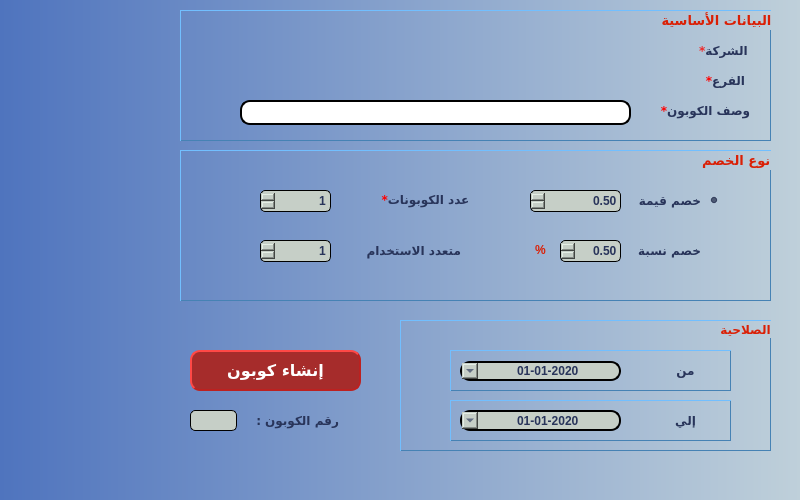
<?xml version="1.0" encoding="UTF-8"?>
<ui version="4.0">
 <class>CustomerGP</class>
 <widget class="QDialog" name="CustomerGP">
  <property name="geometry">
   <rect>
    <x>0</x>
    <y>0</y>
    <width>800</width>
    <height>500</height>
   </rect>
  </property>
  <property name="minimumSize">
   <size>
    <width>800</width>
    <height>500</height>
   </size>
  </property>
  <property name="maximumSize">
   <size>
    <width>800</width>
    <height>500</height>
   </size>
  </property>
  <property name="font">
   <font>
    <family>Arial</family>
    <pointsize>9</pointsize>
    <weight>50</weight>
    <bold>false</bold>
   </font>
  </property>
  <property name="windowTitle">
   <string>انشاء كوبون</string>
  </property>
  <property name="layoutDirection">
   <enum>Qt::RightToLeft</enum>
  </property>
  <property name="styleSheet">
   <string notr="true">background-color:#BFD0DA;
background-color: qlineargradient(spread:pad, x1:0, y1:0, x2:1, y2:0, stop:0 #4F74BE, stop:1 #BFD0DA);
</string>
  </property>
  <widget class="QLabel" name="desc">
   <property name="geometry">
    <rect>
     <x>650</x>
     <y>100</y>
     <width>111</width>
     <height>21</height>
    </rect>
   </property>
   <property name="font">
    <font>
     <family>29LT Bukra Regular</family>
     <pointsize>9</pointsize>
     <weight>75</weight>
     <bold>true</bold>
    </font>
   </property>
   <property name="styleSheet">
    <string notr="true">color:#28345A;
background-color: rgba(0,0,0,0%);
border-style: outset;
border-width: 0px;
border-radius: 0px;
opacity: 1;</string>
   </property>
   <property name="text">
    <string>&lt;html&gt;&lt;head/&gt;&lt;body&gt;&lt;p align=&quot;center&quot;&gt;&lt;span style=&quot; color:#ff0000;&quot;&gt;*&lt;/span&gt;وصف الكوبون&lt;/p&gt;&lt;/body&gt;&lt;/html&gt;</string>
   </property>
  </widget>
  <widget class="QPushButton" name="BTN_createCoupon">
   <property name="geometry">
    <rect>
     <x>190</x>
     <y>350</y>
     <width>171</width>
     <height>41</height>
    </rect>
   </property>
   <property name="font">
    <font>
     <family>29LT Bukra Regular</family>
     <pointsize>12</pointsize>
     <weight>75</weight>
     <italic>false</italic>
     <bold>true</bold>
    </font>
   </property>
   <property name="layoutDirection">
    <enum>Qt::RightToLeft</enum>
   </property>
   <property name="styleSheet">
    <string notr="true">QPushButton{
                                        background-color: #A62C2B;
                                        border-style: outset;
                                        border-width: 2px;
                                        border-radius: 10px;
                                        border-color: #BC2120;
                    color:#ffffff;
	                                    }
                                        QPushButton:hover {
                                        background: qradialgradient(
                                        cx: 0.3, cy: -0.4, fx: 0.3, fy: -0.4,
                                        radius: 1.35, stop: 0 #A62C2B, stop: 1 #E90B0B
                                        );
                                        }
                                        QPushButton:pressed {
                                        border-style: inset;
                                        background: qradialgradient(
                                        cx: 0.4, cy: -0.1, fx: 0.4, fy: -0.1,
                                        radius: 1.35, stop: 0 #E90B0B, stop: 1 #A62C2B
                                        );
                                        }</string>
   </property>
   <property name="text">
    <string>إنشاء كوبون</string>
   </property>
  </widget>
  <widget class="QLineEdit" name="LE_desc">
   <property name="geometry">
    <rect>
     <x>240</x>
     <y>100</y>
     <width>391</width>
     <height>25</height>
    </rect>
   </property>
   <property name="font">
    <font>
     <family>MS Shell Dlg 2</family>
     <pointsize>9</pointsize>
     <weight>75</weight>
     <bold>true</bold>
    </font>
   </property>
   <property name="styleSheet">
    <string notr="true">QLineEdit{
                                        color:#ffffff;
background-color: #ffffff;
border-style: outset;
border-width: 2px;
border-radius: 10px;
border-color:black;
color: #28345A;

                                        }
                                        QLineEdit:hover {
                                        background: qradialgradient(
                                        cx: 0.3, cy: -0.4, fx: 0.3, fy: -0.4,
                                        radius: 1.35, stop: 0 #fff, stop: 1 #bbb
                                        );
                                        }
                                       QLineEdit:pressed {
                                        border-style: inset;
                                        background: qradialgradient(
                                        cx: 0.4, cy: -0.1, fx: 0.4, fy: -0.1,
                                        radius: 1.35, stop: 0 #fff, stop: 1 #ddd
                                        );
                                        }
                                    </string>
   </property>
   <property name="maxLength">
    <number>50</number>
   </property>
  </widget>
  <widget class="QLabel" name="desc_6">
   <property name="geometry">
    <rect>
     <x>670</x>
     <y>40</y>
     <width>111</width>
     <height>21</height>
    </rect>
   </property>
   <property name="font">
    <font>
     <family>29LT Bukra Regular</family>
     <pointsize>9</pointsize>
     <weight>75</weight>
     <bold>true</bold>
    </font>
   </property>
   <property name="layoutDirection">
    <enum>Qt::RightToLeft</enum>
   </property>
   <property name="styleSheet">
    <string notr="true">color:#28345A;
background-color: rgba(0,0,0,0%);
border-style: outset;
border-width: 0px;
border-radius: 0px;
opacity: 1;</string>
   </property>
   <property name="text">
    <string>&lt;html&gt;&lt;head/&gt;&lt;body&gt;&lt;p align=&quot;center&quot;&gt;&lt;span style=&quot; color:#ef2929;&quot;&gt;*&lt;/span&gt;الشركة &lt;/p&gt;&lt;/body&gt;&lt;/html&gt;</string>
   </property>
  </widget>
  <widget class="QLabel" name="desc_7">
   <property name="geometry">
    <rect>
     <x>670</x>
     <y>70</y>
     <width>111</width>
     <height>21</height>
    </rect>
   </property>
   <property name="font">
    <font>
     <family>29LT Bukra Regular</family>
     <pointsize>9</pointsize>
     <weight>75</weight>
     <bold>true</bold>
    </font>
   </property>
   <property name="layoutDirection">
    <enum>Qt::RightToLeft</enum>
   </property>
   <property name="styleSheet">
    <string notr="true">color:#28345A;
background-color: rgba(0,0,0,0%);
border-style: outset;
border-width: 0px;
border-radius: 0px;
opacity: 1;</string>
   </property>
   <property name="text">
    <string>&lt;html&gt;&lt;head/&gt;&lt;body&gt;&lt;p align=&quot;center&quot;&gt;&lt;span style=&quot; color:#ff0000;&quot;&gt;*&lt;/span&gt;الفرع&lt;/p&gt;&lt;/body&gt;&lt;/html&gt;</string>
   </property>
  </widget>
  <widget class="QLabel" name="label_num">
   <property name="geometry">
    <rect>
     <x>190</x>
     <y>410</y>
     <width>47</width>
     <height>21</height>
    </rect>
   </property>
   <property name="styleSheet">
    <string notr="true">color:#ffffff;
background-color: #A8A39F;
border-style: outset;
border-width: 1px;
border-radius: 5px;
border-color:black;
background-color: rgb(198, 207, 199);
color: #28345A;
</string>
   </property>
   <property name="text">
    <string/>
   </property>
  </widget>
  <widget class="QLabel" name="label_2">
   <property name="geometry">
    <rect>
     <x>240</x>
     <y>410</y>
     <width>111</width>
     <height>21</height>
    </rect>
   </property>
   <property name="font">
    <font>
     <family>29LT Bukra Regular</family>
     <pointsize>9</pointsize>
     <weight>75</weight>
     <bold>true</bold>
    </font>
   </property>
   <property name="styleSheet">
    <string notr="true">color:#28345A;
background-color: rgba(0,0,0,0%);
border-style: outset;
border-width: 0px;
border-radius: 0px;
opacity: 1;</string>
   </property>
   <property name="text">
    <string>رقم الكوبون : </string>
   </property>
   <property name="alignment">
    <set>Qt::AlignCenter</set>
   </property>
  </widget>
  <widget class="QGroupBox" name="groupBox">
   <property name="geometry">
    <rect>
     <x>400</x>
     <y>320</y>
     <width>371</width>
     <height>131</height>
    </rect>
   </property>
   <property name="font">
    <font>
     <family>29LT Bukra Regular</family>
     <pointsize>9</pointsize>
     <weight>75</weight>
     <bold>true</bold>
    </font>
   </property>
   <property name="styleSheet">
    <string notr="true">color:#DA1F05;
background-color: rgba(0,0,0,0%);
border-style: outset;
border-width: 1px;
border-radius: 0px;
border-color:steelblue;
opacity: 1;</string>
   </property>
   <property name="title">
    <string>الصلاحية</string>
   </property>
   <widget class="QDateTimeEdit" name="Qdate_from">
    <property name="geometry">
     <rect>
      <x>60</x>
      <y>41</y>
      <width>161</width>
      <height>20</height>
     </rect>
    </property>
    <property name="font">
     <font>
      <pointsize>9</pointsize>
      <weight>75</weight>
      <bold>true</bold>
     </font>
    </property>
    <property name="layoutDirection">
     <enum>Qt::RightToLeft</enum>
    </property>
    <property name="styleSheet">
     <string notr="true">color:#ffffff;
background-color: #A8A39F;
border-style: outset;
border-width: 2px;
border-radius: 10px;
border-color:black;
background-color: rgb(198, 207, 199);
color: #28345A;
</string>
    </property>
    <property name="alignment">
     <set>Qt::AlignCenter</set>
    </property>
    <property name="minimumDateTime">
     <datetime>
      <hour>0</hour>
      <minute>0</minute>
      <second>0</second>
      <year>2020</year>
      <month>1</month>
      <day>1</day>
     </datetime>
    </property>
    <property name="displayFormat">
     <string>yyyy-MM-dd</string>
    </property>
    <property name="calendarPopup">
     <bool>true</bool>
    </property>
   </widget>
   <widget class="QLabel" name="desc_3">
    <property name="geometry">
     <rect>
      <x>260</x>
      <y>40</y>
      <width>51</width>
      <height>20</height>
     </rect>
    </property>
    <property name="font">
     <font>
      <family>29LT Bukra Regular</family>
      <pointsize>9</pointsize>
      <weight>75</weight>
      <bold>true</bold>
     </font>
    </property>
    <property name="layoutDirection">
     <enum>Qt::RightToLeft</enum>
    </property>
    <property name="styleSheet">
     <string notr="true">color:#28345A;
background-color: rgba(0,0,0,0%);
border-style: outset;
border-width: 0px;
border-radius: 0px;
opacity: 1;</string>
    </property>
    <property name="text">
     <string>من</string>
    </property>
    <property name="alignment">
     <set>Qt::AlignCenter</set>
    </property>
   </widget>
   <widget class="QLabel" name="desc_4">
    <property name="geometry">
     <rect>
      <x>260</x>
      <y>90</y>
      <width>51</width>
      <height>20</height>
     </rect>
    </property>
    <property name="font">
     <font>
      <family>29LT Bukra Regular</family>
      <pointsize>9</pointsize>
      <weight>75</weight>
      <bold>true</bold>
     </font>
    </property>
    <property name="layoutDirection">
     <enum>Qt::RightToLeft</enum>
    </property>
    <property name="styleSheet">
     <string notr="true">color:#28345A;
background-color: rgba(0,0,0,0%);
border-style: outset;
border-width: 0px;
border-radius: 0px;
opacity: 1;</string>
    </property>
    <property name="text">
     <string>إلي</string>
    </property>
    <property name="alignment">
     <set>Qt::AlignCenter</set>
    </property>
   </widget>
   <widget class="QDateTimeEdit" name="Qdate_to">
    <property name="geometry">
     <rect>
      <x>60</x>
      <y>90</y>
      <width>161</width>
      <height>21</height>
     </rect>
    </property>
    <property name="font">
     <font>
      <pointsize>9</pointsize>
      <weight>75</weight>
      <bold>true</bold>
     </font>
    </property>
    <property name="layoutDirection">
     <enum>Qt::RightToLeft</enum>
    </property>
    <property name="styleSheet">
     <string notr="true">color:#ffffff;
background-color: #A8A39F;
border-style: outset;
border-width: 2px;
border-radius: 10px;
border-color:black;
background-color: rgb(198, 207, 199);
color: #28345A;
</string>
    </property>
    <property name="alignment">
     <set>Qt::AlignCenter</set>
    </property>
    <property name="minimumDateTime">
     <datetime>
      <hour>0</hour>
      <minute>0</minute>
      <second>0</second>
      <year>2020</year>
      <month>1</month>
      <day>1</day>
     </datetime>
    </property>
    <property name="displayFormat">
     <string>yyyy-MM-dd</string>
    </property>
    <property name="calendarPopup">
     <bool>true</bool>
    </property>
   </widget>
   <widget class="QGroupBox" name="groupBox_4">
    <property name="geometry">
     <rect>
      <x>50</x>
      <y>30</y>
      <width>281</width>
      <height>41</height>
     </rect>
    </property>
    <property name="font">
     <font>
      <family>MS Shell Dlg 2</family>
      <pointsize>9</pointsize>
      <weight>75</weight>
      <bold>true</bold>
     </font>
    </property>
    <property name="styleSheet">
     <string notr="true">color:#DA1F05;
background-color: rgba(0,0,0,0%);
border-style: outset;
border-width: 1px;
border-radius: 0px;
border-color:steelblue;
opacity: 1;</string>
    </property>
    <property name="title">
     <string/>
    </property>
   </widget>
   <widget class="QGroupBox" name="groupBox_5">
    <property name="geometry">
     <rect>
      <x>50</x>
      <y>80</y>
      <width>281</width>
      <height>41</height>
     </rect>
    </property>
    <property name="font">
     <font>
      <family>MS Shell Dlg 2</family>
      <pointsize>9</pointsize>
      <weight>75</weight>
      <bold>true</bold>
     </font>
    </property>
    <property name="styleSheet">
     <string notr="true">color:white;
background-color: rgba(0,0,0,0%);
border-style: outset;
border-width: 1px;
border-radius: 0px;
border-color:steelblue;
opacity: 1;</string>
    </property>
    <property name="title">
     <string/>
    </property>
   </widget>
   <zorder>groupBox_5</zorder>
   <zorder>groupBox_4</zorder>
   <zorder>Qdate_from</zorder>
   <zorder>desc_3</zorder>
   <zorder>desc_4</zorder>
   <zorder>Qdate_to</zorder>
  </widget>
  <widget class="QGroupBox" name="groupBox_2">
   <property name="geometry">
    <rect>
     <x>180</x>
     <y>150</y>
     <width>591</width>
     <height>151</height>
    </rect>
   </property>
   <property name="font">
    <font>
     <family>29LT Bukra Regular</family>
     <pointsize>10</pointsize>
     <weight>75</weight>
     <bold>true</bold>
    </font>
   </property>
   <property name="styleSheet">
    <string notr="true">color:#DA1F05;
background-color: rgba(0,0,0,0%);
border-style: outset;
border-width: 1px;
border-radius: 0px;
border-color:steelblue;
opacity: 1;</string>
   </property>
   <property name="title">
    <string> نوع الخصم</string>
   </property>
   <widget class="QDoubleSpinBox" name="LE_desc_3">
    <property name="geometry">
     <rect>
      <x>380</x>
      <y>90</y>
      <width>61</width>
      <height>22</height>
     </rect>
    </property>
    <property name="font">
     <font>
      <pointsize>9</pointsize>
      <weight>75</weight>
      <bold>true</bold>
     </font>
    </property>
    <property name="styleSheet">
     <string notr="true">color:#ffffff;
background-color: #A8A39F;
border-style: outset;
border-width: 1px;
border-radius: 5px;
border-color:black;
background-color: rgb(198, 207, 199);
color: #28345A;
</string>
    </property>
    <property name="alignment">
     <set>Qt::AlignRight|Qt::AlignTrailing|Qt::AlignVCenter</set>
    </property>
    <property name="minimum">
     <double>0.500000000000000</double>
    </property>
   </widget>
   <widget class="QRadioButton" name="radioButton_Percentage">
    <property name="geometry">
     <rect>
      <x>430</x>
      <y>90</y>
      <width>111</width>
      <height>20</height>
     </rect>
    </property>
    <property name="font">
     <font>
      <family>29LT Bukra Regular</family>
      <pointsize>9</pointsize>
      <weight>75</weight>
      <bold>true</bold>
     </font>
    </property>
    <property name="layoutDirection">
     <enum>Qt::RightToLeft</enum>
    </property>
    <property name="styleSheet">
     <string notr="true">color:#28345A;
background-color: rgba(0,0,0,0%);
border-style: outset;
border-width: 0px;
border-radius: 0px;
opacity: 1;</string>
    </property>
    <property name="text">
     <string>خصم نسبة</string>
    </property>
   </widget>
   <widget class="QDoubleSpinBox" name="LE_desc_2">
    <property name="geometry">
     <rect>
      <x>350</x>
      <y>40</y>
      <width>91</width>
      <height>22</height>
     </rect>
    </property>
    <property name="font">
     <font>
      <pointsize>9</pointsize>
      <weight>75</weight>
      <bold>true</bold>
     </font>
    </property>
    <property name="styleSheet">
     <string notr="true">color:#ffffff;
background-color: #A8A39F;
border-style: outset;
border-width: 1px;
border-radius: 5px;
border-color:black;
background-color: rgb(198, 207, 199);
color: #28345A;
</string>
    </property>
    <property name="alignment">
     <set>Qt::AlignRight|Qt::AlignTrailing|Qt::AlignVCenter</set>
    </property>
    <property name="minimum">
     <double>0.500000000000000</double>
    </property>
    <property name="maximum">
     <double>99999.000000000000000</double>
    </property>
   </widget>
   <widget class="QRadioButton" name="radioButton_Value">
    <property name="geometry">
     <rect>
      <x>430</x>
      <y>40</y>
      <width>111</width>
      <height>21</height>
     </rect>
    </property>
    <property name="font">
     <font>
      <family>29LT Bukra Regular</family>
      <pointsize>9</pointsize>
      <weight>75</weight>
      <bold>true</bold>
     </font>
    </property>
    <property name="layoutDirection">
     <enum>Qt::RightToLeft</enum>
    </property>
    <property name="autoFillBackground">
     <bool>false</bool>
    </property>
    <property name="styleSheet">
     <string notr="true">color:#28345A;
background-color: rgba(0,0,0,0%);
border-style: outset;
border-width: 0px;
border-radius: 0px;
opacity: 1;</string>
    </property>
    <property name="text">
     <string>خصم قيمة</string>
    </property>
    <property name="checked">
     <bool>true</bool>
    </property>
   </widget>
   <widget class="QCheckBox" name="checkBox_Multi">
    <property name="geometry">
     <rect>
      <x>170</x>
      <y>90</y>
      <width>131</width>
      <height>20</height>
     </rect>
    </property>
    <property name="font">
     <font>
      <family>29LT Bukra Regular</family>
      <pointsize>9</pointsize>
      <weight>75</weight>
      <bold>true</bold>
     </font>
    </property>
    <property name="layoutDirection">
     <enum>Qt::RightToLeft</enum>
    </property>
    <property name="styleSheet">
     <string notr="true">color:#28345A;
background-color: rgba(0,0,0,0%);
border-style: outset;
border-width: 0px;
border-radius: 0px;
opacity: 1;</string>
    </property>
    <property name="text">
     <string>متعدد الاستخدام</string>
    </property>
   </widget>
   <widget class="QLabel" name="desc_2">
    <property name="geometry">
     <rect>
      <x>190</x>
      <y>40</y>
      <width>111</width>
      <height>20</height>
     </rect>
    </property>
    <property name="font">
     <font>
      <family>29LT Bukra Regular</family>
      <pointsize>9</pointsize>
      <weight>75</weight>
      <bold>true</bold>
     </font>
    </property>
    <property name="layoutDirection">
     <enum>Qt::RightToLeft</enum>
    </property>
    <property name="styleSheet">
     <string notr="true">color:#28345A;
background-color: rgba(0,0,0,0%);
border-style: outset;
border-width: 0px;
border-radius: 0px;
opacity: 1;</string>
    </property>
    <property name="text">
     <string>&lt;html&gt;&lt;head/&gt;&lt;body&gt;&lt;p align=&quot;center&quot;&gt;&lt;span style=&quot; color:#ff0000;&quot;&gt;*&lt;/span&gt;عدد الكوبونات&lt;/p&gt;&lt;/body&gt;&lt;/html&gt;</string>
    </property>
    <property name="alignment">
     <set>Qt::AlignCenter</set>
    </property>
   </widget>
   <widget class="QSpinBox" name="LE_desc_5">
    <property name="geometry">
     <rect>
      <x>80</x>
      <y>90</y>
      <width>71</width>
      <height>22</height>
     </rect>
    </property>
    <property name="font">
     <font>
      <pointsize>9</pointsize>
      <weight>75</weight>
      <bold>true</bold>
     </font>
    </property>
    <property name="styleSheet">
     <string notr="true">color:#ffffff;
background-color: #A8A39F;
border-style: outset;
border-width: 1px;
border-radius: 5px;
border-color:black;
background-color: rgb(198, 207, 199);
color: #28345A;
</string>
    </property>
    <property name="alignment">
     <set>Qt::AlignRight|Qt::AlignTrailing|Qt::AlignVCenter</set>
    </property>
    <property name="minimum">
     <number>1</number>
    </property>
   </widget>
   <widget class="QSpinBox" name="LE_desc_4">
    <property name="geometry">
     <rect>
      <x>80</x>
      <y>40</y>
      <width>71</width>
      <height>22</height>
     </rect>
    </property>
    <property name="font">
     <font>
      <pointsize>9</pointsize>
      <weight>75</weight>
      <bold>true</bold>
     </font>
    </property>
    <property name="styleSheet">
     <string notr="true">color:#ffffff;
background-color: #A8A39F;
border-style: outset;
border-width: 1px;
border-radius: 5px;
border-color:black;
background-color: rgb(198, 207, 199);
color: #28345A;
</string>
    </property>
    <property name="alignment">
     <set>Qt::AlignRight|Qt::AlignTrailing|Qt::AlignVCenter</set>
    </property>
    <property name="minimum">
     <number>1</number>
    </property>
   </widget>
   <widget class="QLabel" name="desc_5">
    <property name="geometry">
     <rect>
      <x>350</x>
      <y>90</y>
      <width>21</width>
      <height>20</height>
     </rect>
    </property>
    <property name="font">
     <font>
      <pointsize>9</pointsize>
      <weight>75</weight>
      <bold>true</bold>
     </font>
    </property>
    <property name="layoutDirection">
     <enum>Qt::RightToLeft</enum>
    </property>
    <property name="styleSheet">
     <string notr="true">color:#DA1F05;
background-color: rgba(0,0,0,0%);
border-style: outset;
border-width: 0px;
border-radius: 0px;
opacity: 1;</string>
    </property>
    <property name="text">
     <string>&lt;html&gt;&lt;head/&gt;&lt;body&gt;&lt;p align=&quot;center&quot;&gt;%&lt;/p&gt;&lt;/body&gt;&lt;/html&gt;</string>
    </property>
    <property name="alignment">
     <set>Qt::AlignCenter</set>
    </property>
   </widget>
  </widget>
  <widget class="QGroupBox" name="groupBox_3">
   <property name="geometry">
    <rect>
     <x>180</x>
     <y>10</y>
     <width>591</width>
     <height>131</height>
    </rect>
   </property>
   <property name="font">
    <font>
     <family>29LT Bukra Regular</family>
     <pointsize>10</pointsize>
     <weight>75</weight>
     <bold>true</bold>
    </font>
   </property>
   <property name="styleSheet">
    <string notr="true">color:#DA1F05;
background-color: rgba(0,0,0,0%);
border-style: outset;
border-width: 1px;
border-radius: 0px;
border-color:steelblue;
opacity: 1;</string>
   </property>
   <property name="title">
    <string>البيانات الأساسية</string>
   </property>
  </widget>
  <zorder>groupBox_3</zorder>
  <zorder>desc</zorder>
  <zorder>BTN_createCoupon</zorder>
  <zorder>LE_desc</zorder>
  <zorder>desc_6</zorder>
  <zorder>desc_7</zorder>
  <zorder>label_num</zorder>
  <zorder>label_2</zorder>
  <zorder>groupBox</zorder>
  <zorder>groupBox_2</zorder>
 </widget>
 <resources/>
 <connections/>
</ui>
